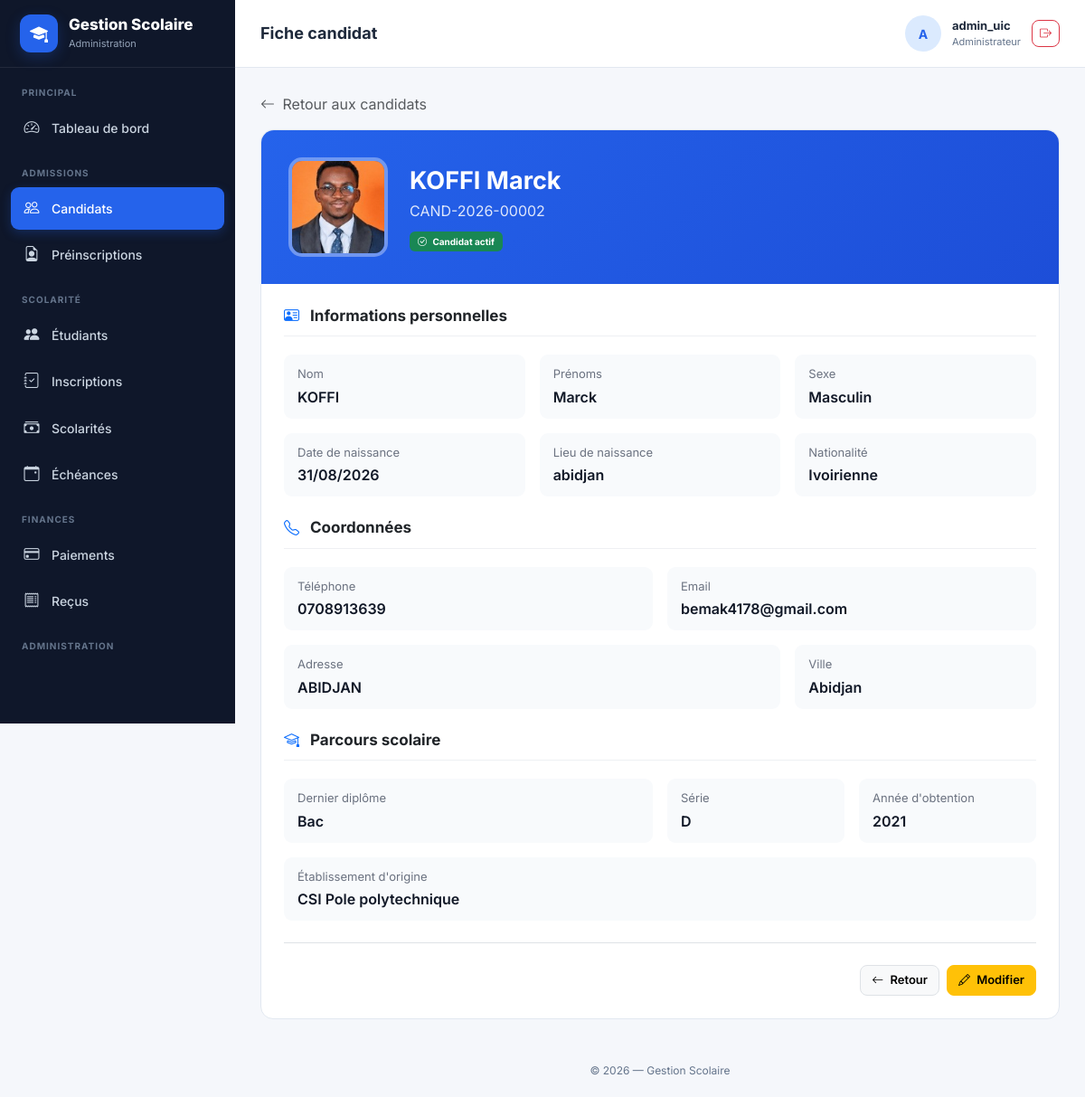
/candidats/2/ (signed in), run on the app's committed database.
### gestion/models.py (models this page shows, shortened)
class Candidat(models.Model):
    SEXE_CHOICES = [
        ("M", "Masculin"),
        ("F", "Féminin"),
    ]
    matricule_candidat = models.CharField(
        max_length=30,
        unique=True,
        editable=False,
    )
    nom = models.CharField(
        max_length=100
    )
    prenoms = models.CharField(
        max_length=150
    )
    sexe = models.CharField(
        max_length=1,
        choices=SEXE_CHOICES
    )
    date_naissance = models.DateField()
    lieu_naissance = models.CharField(
        max_length=150
    )
    nationalite = models.CharField(
        max_length=100,
        default="Ivoirienne"
    )
    photo = models.ImageField(
        upload_to="candidats/photos/",
        null=True,
        blank=True
    )
    telephone = models.CharField(
        max_length=30
    )
    email = models.EmailField(
        blank=True,
        null=True
    )
    adresse = models.CharField(
        max_length=255,
        blank=True
    )
    ville = models.CharField(
        max_length=100,
        blank=True
    )
    dernier_diplome = models.CharField(
        max_length=150,
        blank=True
    )
    serie_diplome = models.CharField(
        max_length=100,
        blank=True
    )
    annee_obtention = models.PositiveIntegerField(
        null=True,
        blank=True
    )
    etablissement_origine = models.CharField(
        max_length=200,
        blank=True
    )
    date_creation = models.DateTimeField(
        auto_now_add=True
    )
    date_modification = models.DateTimeField(
        auto_now=True
    )
    actif = models.BooleanField(
        default=True
    )
    class Meta:
        verbose_name = "Candidat"
        verbose_name_plural = "Candidats"
        ordering = ["nom", "prenoms"]

### gestion/views.py (the view)
@login_required
def candidat_detail(request, pk):
    candidat = get_object_or_404(
        Candidat,
        pk=pk
    )
    return render(
        request,
        "gestion/candidats/detail.html",
        {
            "candidat": candidat,
        }
    )

### gestion/templates/gestion/candidats/detail.html (shortened to what this page needs)
{% extends "gestion/base.html" %}
{% block page_title %}
    Fiche candidat
{% endblock %}
{% block content %}
<div class="mb-3">
    <a
        href="{% url 'gestion:candidats_liste' %}"
        class="text-decoration-none text-muted"
    >
        <i class="bi bi-arrow-left me-1"></i>
        Retour aux candidats
    </a>
</div>
<div class="card page-card">
    <div class="profile-header">
        <div class="d-flex flex-wrap align-items-center gap-4">
            {% if candidat.photo %}
                <img
                    src="{{ candidat.photo.url }}"
                    alt="Photo de {{ candidat.nom }}"
                    class="profile-photo"
                >
            {% else %}
                <div class="profile-placeholder">
                    <i class="bi bi-person"></i>
                </div>
            {% endif %}
            <div>
                <div class="profile-name">
                    {{ candidat.nom }}
                    {{ candidat.prenoms }}
                </div>
                <div class="profile-matricule">
                    {{ candidat.matricule_candidat }}
                </div>
                <div class="mt-2">
                    {% if candidat.actif %}
                        <span class="badge bg-success">
                            <i class="bi bi-check-circle me-1"></i>
                            Candidat actif
                        </span>
                    {% else %}
                        <span class="badge bg-secondary">
                            <i class="bi bi-dash-circle me-1"></i>
                            Candidat inactif
                        </span>
                    {% endif %}
                </div>
            </div>
        </div>
    </div>
    <div class="candidate-section">
        <h5 class="section-title">
            <i class="bi bi-person-vcard text-primary me-2"></i>
            Informations personnelles
        </h5>
        <div class="row g-3 mb-4">
            <div class="col-md-4">
                <div class="info-box">
                    <div class="info-label">
                        Nom
                    </div>
                    <div class="info-value">
                        {{ candidat.nom }}
                    </div>
                </div>
            </div>
            <div class="col-md-4">
                <div class="info-box">
                    <div class="info-label">
                        Prénoms
                    </div>
                    <div class="info-value">
                        {{ candidat.prenoms }}
                    </div>
                </div>
            </div>
            <div class="col-md-4">
                <div class="info-box">
                    <div class="info-label">
                        Sexe
                    </div>
                    <div class="info-value">
                        {{ candidat.get_sexe_display|default:"Non renseigné" }}
                    </div>
                </div>
            </div>
            <div class="col-md-4">
                <div class="info-box">
                    <div class="info-label">
                        Date de naissance
                    </div>
                    <div class="info-value">
                        {{ candidat.date_naissance|date:"d/m/Y"|default:"Non renseignée" }}
                    </div>
                </div>
            </div>
            <div class="col-md-4">
                <div class="info-box">
                    <div class="info-label">
                        Lieu de naissance
                    </div>
                    <div class="info-value">
                        {{ candidat.lieu_naissance|default:"Non renseigné" }}
                    </div>
                </div>
            </div>
            <div class="col-md-4">
                <div class="info-box">
                    <div class="info-label">
                        Nationalité
                    </div>
                    <div class="info-value">
                        {{ candidat.nationalite|default:"Non renseignée" }}
                    </div>
                </div>
            </div>
        </div>
        <h5 class="section-title">
            <i class="bi bi-telephone text-primary me-2"></i>
            Coordonnées
        </h5>
        <div class="row g-3 mb-4">
            <div class="col-md-6">
                <div class="info-box">
                    <div class="info-label">
                        Téléphone
                    </div>
                    <div class="info-value">
                        {{ candidat.telephone|default:"Non renseigné" }}
                    </div>
                </div>
            </div>
            <div class="col-md-6">
                <div class="info-box">
                    <div class="info-label">
                        Email
                    </div>
                    <div class="info-value">
                        {{ candidat.email|default:"Non renseigné" }}
                    </div>
                </div>
            </div>
            <div class="col-md-8">
                <div class="info-box">
                    <div class="info-label">
                        Adresse
                    </div>
                    <div class="info-value">
                        {{ candidat.adresse|default:"Non renseignée" }}
                    </div>
                </div>
            </div>
            <div class="col-md-4">
                <div class="info-box">
                    <div class="info-label">
                        Ville
                    </div>
                    <div class="info-value">
                        {{ candidat.ville|default:"Non renseignée" }}
                    </div>
                </div>
            </div>
        </div>
        <h5 class="section-title">
            <i class="bi bi-mortarboard text-primary me-2"></i>
            Parcours scolaire
        </h5>
        <div class="row g-3">
            <div class="col-md-6">
                <div class="info-box">
                    <div class="info-label">
                        Dernier diplôme
                    </div>
                    <div class="info-value">
                        {{ candidat.dernier_diplome|default:"Non renseigné" }}
                    </div>
                </div>
            </div>
            <div class="col-md-3">
                <div class="info-box">
                    <div class="info-label">
                        Série
                    </div>
                    <div class="info-value">
                        {{ candidat.serie_diplome|default:"Non renseignée" }}
                    </div>
                </div>
            </div>
            <div class="col-md-3">
                <div class="info-box">
                    <div class="info-label">
                        Année d'obtention
                    </div>
                    <div class="info-value">
                        {{ candidat.annee_obtention|default:"Non renseignée" }}
                    </div>
                </div>
            </div>
            <div class="col-12">
                <div class="info-box">
                    <div class="info-label">
                        Établissement d'origine
                    </div>
                    <div class="info-value">
                        {{ candidat.etablissement_origine|default:"Non renseigné" }}
                    </div>
                </div>
            </div>
        </div>
        <div class="d-flex flex-wrap justify-content-end gap-2 mt-4 pt-4 border-top">
            <a
                href="{% url 'gestion:candidats_liste' %}"
                class="btn btn-light border"
            >
                <i class="bi bi-arrow-left me-1"></i>
                Retour
            </a>
            <a
                href="{% url 'gestion:candidat_modifier' candidat.pk %}"
                class="btn btn-warning"
            >
                <i class="bi bi-pencil me-1"></i>
                Modifier
            </a>
        </div>
    </div>
</div>
{% endblock %}

### gestion/templates/gestion/base.html (shortened to what this page needs)
{% load static %}
<!DOCTYPE html>
<html lang="fr">
<head>
    <link
        href="https://cdn.jsdelivr.net/npm/bootstrap@5.3.3/dist/css/bootstrap.min.css"
        rel="stylesheet"
    >
    <link
        rel="stylesheet"
        href="https://cdn.jsdelivr.net/npm/bootstrap-icons@1.11.3/font/bootstrap-icons.min.css"
    >
</head>
<body>
<aside
    class="sidebar"
    id="sidebar"
>
    <div class="sidebar-brand">
        <div class="brand-icon">
            <i class="bi bi-mortarboard-fill"></i>
        </div>
        <div>
            <div class="brand-title">
                Gestion Scolaire
            </div>
            <div class="brand-subtitle">
                Administration
            </div>
        </div>
    </div>
    <div class="sidebar-menu">
        <div class="menu-title">
            Principal
        </div>
        <a
            href="{% url 'gestion:dashboard' %}"
            class="menu-link
            "
        >
            <i class="bi bi-speedometer2"></i>
            <span>
                Tableau de bord
            </span>
        </a>
        <div class="menu-title">
            Admissions
        </div>
        <a
            href="{% url 'gestion:candidats_liste' %}"
            class="menu-link
            {% if 'candidat' in request.resolver_match.url_name %}
                active
            {% endif %}"
        >
            <i class="bi bi-people"></i>
            <span>
                Candidats
            </span>
        </a>
        <a
            href="{% url 'gestion:preinscription_liste' %}"
            class="menu-link
            "
        >
            <i class="bi bi-file-earmark-person"></i>
            <span>
                Préinscriptions
            </span>
        </a>
        <div class="menu-title">
            Scolarité
        </div>
        <a
            href="{% url 'gestion:etudiants_liste' %}"
            class="menu-link
            "
        >
            <i class="bi bi-people-fill"></i>
            <span>
                Étudiants
            </span>
        </a>
        <a
            href="{% url 'gestion:inscriptions_liste' %}"
            class="menu-link
            "
        >
            <i class="bi bi-journal-check"></i>
            <span>
                Inscriptions
            </span>
        </a>
        <a
            href="{% url 'gestion:scolarites_liste' %}"
            class="menu-link
            "
        >
            <i class="bi bi-cash-stack"></i>
            <span>
                Scolarités
            </span>
        </a>
        <a
            href="{% url 'gestion:echeances_liste' %}"
            class="menu-link
            "
        >
            <i class="bi bi-calendar-event"></i>
            <span>
                Échéances
            </span>
        </a>
        <div class="menu-title">
            Finances
        </div>
        <a
            href="{% url 'gestion:paiements_liste' %}"
            class="menu-link
            "
        >
            <i class="bi bi-credit-card"></i>
            <span>
                Paiements
            </span>
        </a>
        <a
            href="{% url 'gestion:recus_liste' %}"
            class="menu-link
            "
        >
            <i class="bi bi-receipt"></i>
            <span>
                Reçus
            </span>
        </a>
        <div class="menu-title">
            Administration
        </div>
    </div>
</aside>
<div class="main-wrapper">
    <header class="topbar">
        <div class="topbar-left">
            <div>
                <h1 class="page-title">
                    {% block page_title %}{% endblock %}
                </h1>
            </div>
        </div>
        <div class="user-area">
            <div class="user-avatar">
                {% if request.user.is_authenticated %}
                    {{ request.user.username|first|upper }}
                {% else %}
                    <i class="bi bi-person"></i>
                {% endif %}
            </div>
            <div class="user-info">
                {% if request.user.is_authenticated %}
                    <div class="user-name">
                        {% if request.user.get_full_name %}
                            {{ request.user.get_full_name }}
                        {% else %}
                            {{ request.user.username }}
                        {% endif %}
                    </div>
                    <div class="user-role">
                        {% if request.user.is_superuser %}
                            Administrateur
                        {% else %}
                            Gestionnaire
                        {% endif %}
                    </div>
                {% endif %}
            </div>
     {% if request.user.is_authenticated %}
    <form
        method="post"
        action="{% url 'logout' %}"
        class="d-inline"
    >
        <button
            type="submit"
            class="btn btn-sm btn-outline-danger"
            title="Déconnexion"
        >
            <i class="bi bi-box-arrow-right"></i>
        </button>
    </form>
{% endif %}
        </div>
    </header>
    <main class="content-wrapper">
        {% block content %}
        {% endblock %}
    </main>
    <footer class="footer">
        © {% now "Y" %} — Gestion Scolaire
    </footer>
</div>
</body>
</html>

### data on the page
Candidat: photo (picture), nom "KOFFI", prenoms "Marck", matricule_candidat "CAND-2026-00002", sexe "Masculin", date_naissance "31/08/2026", lieu_naissance "abidjan", nationalite "Ivoirienne", telephone "0708913639", email "bemak4178@gmail.com", adresse "ABIDJAN", ville "Abidjan", dernier_diplome "Bac", serie_diplome "D", annee_obtention "2021", etablissement_origine "CSI Pole polytechnique"

### other printed values
{{ request.user.username|first|upper }} "A"
{{ request.user.username }} "admin_uic"
